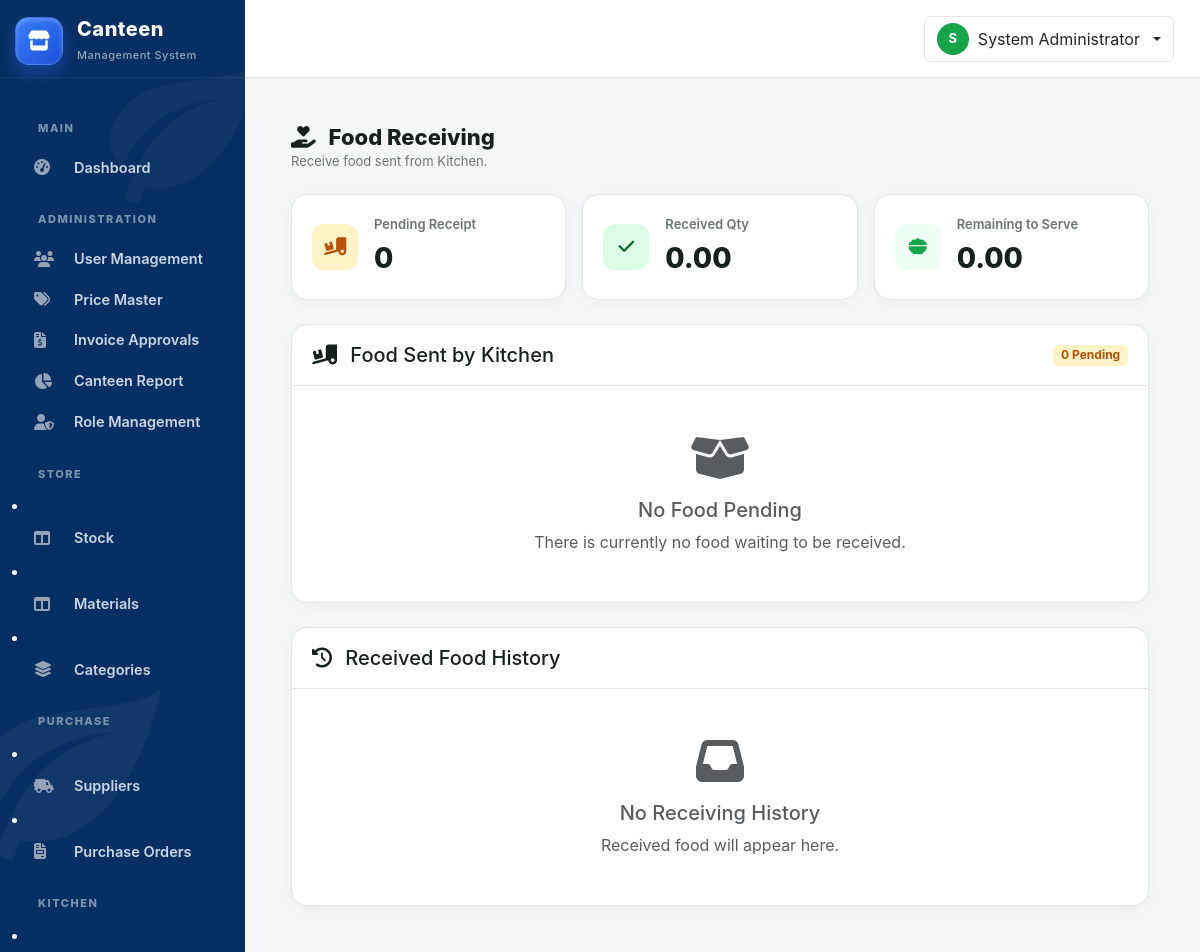
Before: /canteen/food_receiving.php (signed in) with the older database file.
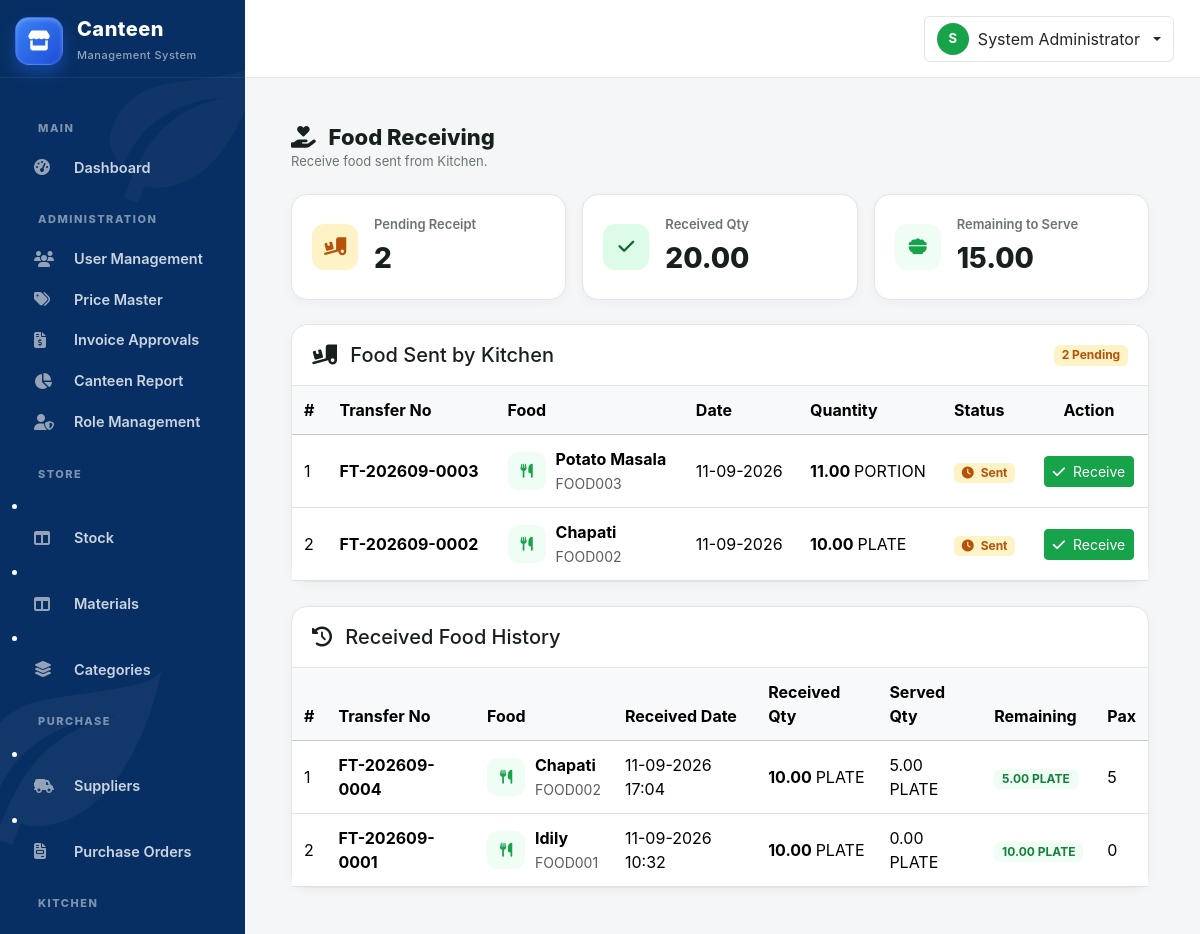
After: the same page with the newer database file.
### tables this page shows
CREATE TABLE `food_transfers` (
  `id` int(10) UNSIGNED NOT NULL,
  `transfer_no` varchar(60) NOT NULL,
  `preparation_id` int(10) UNSIGNED NOT NULL,
  `food_id` int(10) UNSIGNED NOT NULL,
  `quantity` decimal(12,2) NOT NULL DEFAULT 0.00,
  `transfer_date` date NOT NULL,
  `sent_by` int(10) UNSIGNED NOT NULL,
  `received_by` int(10) UNSIGNED DEFAULT NULL,
  `status` enum('Sent','Received') NOT NULL DEFAULT 'Sent',
  `sent_at` datetime NOT NULL DEFAULT current_timestamp(),
  `received_at` datetime DEFAULT NULL,
  `remarks` varchar(255) DEFAULT NULL
);

CREATE TABLE `food_items` (
  `id` int(10) UNSIGNED NOT NULL,
  `food_code` varchar(50) NOT NULL,
  `food_name` varchar(150) NOT NULL,
  `unit` varchar(50) NOT NULL DEFAULT 'PLATE',
  `status` enum('Enable','Disabled') NOT NULL DEFAULT 'Enable',
  `created_at` datetime NOT NULL DEFAULT current_timestamp()
);

CREATE TABLE `canteen_food_serving` (
  `id` int(10) UNSIGNED NOT NULL,
  `transfer_id` int(10) UNSIGNED NOT NULL,
  `food_id` int(10) UNSIGNED NOT NULL,
  `serving_date` date NOT NULL,
  `received_qty` decimal(12,2) NOT NULL DEFAULT 0.00,
  `served_qty` decimal(12,2) NOT NULL DEFAULT 0.00,
  `remaining_qty` decimal(12,2) NOT NULL DEFAULT 0.00,
  `pax` int(10) UNSIGNED NOT NULL DEFAULT 0,
  `recorded_by` int(10) UNSIGNED NOT NULL,
  `created_at` datetime NOT NULL DEFAULT current_timestamp(),
  `status` varchar(20) NOT NULL DEFAULT 'Serving'
);

### includes/functions.php (called while the page is built, shortened)
<?php
function e(?string $value): string {
    return htmlspecialchars($value ?? '', ENT_QUOTES, 'UTF-8');
}

### canteen/food_receiving.php (the view, shortened to what the rows shown need)
<?php
require_once __DIR__ . '/../config/database.php';
require_once __DIR__ . '/../includes/functions.php';
$stmt = $con->query("
    SELECT
        ft.id,
        ft.transfer_no,
        ft.preparation_id,
        ft.food_id,
        ft.quantity,
        ft.transfer_date,
        ft.status,
        ft.sent_at,
        ft.received_at,
        fi.food_code,
        fi.food_name,
        fi.unit
    FROM food_transfers ft
    INNER JOIN food_items fi
        ON fi.id = ft.food_id
    WHERE ft.status = 'Sent'
    ORDER BY
        ft.transfer_date DESC,
        ft.id DESC
");
$pendingTransfers = $stmt->fetchAll(PDO::FETCH_ASSOC);
$stmt = $con->query("
    SELECT
        ft.id,
        ft.transfer_no,
        ft.quantity,
        ft.transfer_date,
        ft.received_at,
        fi.food_code,
        fi.food_name,
        fi.unit,
        cfs.received_qty,
        cfs.served_qty,
        cfs.remaining_qty,
        cfs.pax
    FROM food_transfers ft
    INNER JOIN food_items fi
        ON fi.id = ft.food_id
    INNER JOIN canteen_food_serving cfs
        ON cfs.transfer_id = ft.id
    WHERE ft.status = 'Received'
    ORDER BY
        ft.received_at DESC,
        ft.id DESC
    LIMIT 100
");
$receivedTransfers = $stmt->fetchAll(PDO::FETCH_ASSOC);
require_once __DIR__ . '/../includes/header.php';
?>
<div class="main-content">
<div class="page-body">
    <div class="content-card mb-4">
        <div class="content-card-body p-0">
            <?php if (empty($pendingTransfers)): ?>
                <div class="text-center py-5 text-muted">
                    <i
                        class="fa-solid fa-box-open fa-3x mb-3"
                    ></i>
                    <h5>
                        No Food Pending
                    </h5>
                    <p class="mb-0">
                        There is currently no food waiting to be received.
                    </p>
                </div>
            <?php else: ?>
                <div class="table-responsive">
                    <table class="table table-hover align-middle mb-0">
                        <thead class="table-light">
                            <tr>
                                <th>#</th>
                                <th>
                                    Transfer No
                                </th>
                                <th>
                                    Food
                                </th>
                                <th>
                                    Date
                                </th>
                                <th>
                                    Quantity
                                </th>
                                <th>
                                    Status
                                </th>
                                <th class="text-center">
                                    Action
                                </th>
                            </tr>
                        </thead>
                        <tbody>
                            <?php foreach ($pendingTransfers as $index => $row): ?>
                                <tr>
                                    <td>
                                        <?= $index + 1 ?>
                                    </td>
                                    <td>
                                        <strong>
                                            <?= e($row['transfer_no']) ?>
                                        </strong>
                                    </td>
                                    <td>
                                        <div class="food-cell">
                                            <span class="food-icon">
                                                <i class="fa-solid fa-utensils"></i>
                                            </span>
                                            <div>
                                                <strong>
                                                    <?= e($row['food_name']) ?>
                                                </strong>
                                                <br>
                                                <small class="text-muted">
                                                    <?= e($row['food_code']) ?>
                                                </small>
                                            </div>
                                        </div>
                                    </td>
                                    <td>
                                        <?= date(
                                            'd-m-Y',
                                            strtotime($row['transfer_date'])
                                        ) ?>
                                    </td>
                                    <td>
                                        <strong>
                                            <?= number_format(
                                                (float)$row['quantity'],
                                                2
                                            ) ?>
                                        </strong>
                                        <?= e($row['unit']) ?>
                                    </td>
                                    <td>
                                        <span class="badge badge-pending">
                                            <i class="fa-solid fa-clock me-1"></i>
                                            Sent
                                        </span>
                                    </td>
                                    <td class="text-center">
                                        <form
                                            method="POST"
                                            onsubmit="return confirm('Are you sure you want to receive this food?');"
                                            class="d-inline"
                                        >
                                            <button
                                                type="submit"
                                                name="receive_food"
                                                class="btn btn-primary btn-sm"
                                            >
                                                <i class="fa-solid fa-check me-1"></i>
                                                Receive
                                            </button>
                                        </form>
                                    </td>
                                </tr>
                            <?php endforeach; ?>
                        </tbody>
                    </table>
                </div>
            <?php endif; ?>
        </div>
    </div>
    <div class="content-card">
        <div class="content-card-body p-0">
            <?php if (empty($receivedTransfers)): ?>
                <div class="text-center py-5 text-muted">
                    <i
                        class="fa-solid fa-inbox fa-3x mb-3"
                    ></i>
                    <h5>
                        No Receiving History
                    </h5>
                    <p class="mb-0">
                        Received food will appear here.
                    </p>
                </div>
            <?php else: ?>
                <div class="table-responsive">
                    <table class="table table-hover align-middle mb-0">
                        <thead class="table-light">
                            <tr>
                                <th>#</th>
                                <th>
                                    Transfer No
                                </th>
                                <th>
                                    Food
                                </th>
                                <th>
                                    Received Date
                                </th>
                                <th>
                                    Received Qty
                                </th>
                                <th>
                                    Served Qty
                                </th>
                                <th>
                                    Remaining
                                </th>
                                <th>
                                    Pax
                                </th>
                            </tr>
                        </thead>
                        <tbody>
                            <?php foreach ($receivedTransfers as $index => $row): ?>
                                <tr>
                                    <td>
                                        <?= $index + 1 ?>
                                    </td>
                                    <td>
                                        <strong>
                                            <?= e($row['transfer_no']) ?>
                                        </strong>
                                    </td>
                                    <td>
                                        <div class="food-cell">
                                            <span class="food-icon">
                                                <i class="fa-solid fa-utensils"></i>
                                            </span>
                                            <div>
                                                <strong>
                                                    <?= e($row['food_name']) ?>
                                                </strong>
                                                <br>
                                                <small class="text-muted">
                                                    <?= e($row['food_code']) ?>
                                                </small>
                                            </div>
                                        </div>
                                    </td>
                                    <td>
                                        <?php if (!empty($row['received_at'])): ?>
                                            <?= date(
                                                'd-m-Y H:i',
                                                strtotime($row['received_at'])
                                            ) ?>
                                        <?php else: ?>
                                            -
                                        <?php endif; ?>
                                    </td>
                                    <td>
                                        <strong>
                                            <?= number_format(
                                                (float)$row['received_qty'],
                                                2
                                            ) ?>
                                        </strong>
                                        <?= e($row['unit']) ?>
                                    </td>
                                    <td>
                                        <?= number_format(
                                            (float)$row['served_qty'],
                                            2
                                        ) ?>
                                        <?= e($row['unit']) ?>
                                    </td>
                                    <td>
                                        <?php
                                        $remainingQty =
                                            (float)$row['remaining_qty'];
                                        ?>
                                        <span
                                            class="badge remaining-pill<?= $remainingQty <= 0 ? ' is-zero' : '' ?>"
                                        >
                                            <?= number_format(
                                                $remainingQty,
                                                2
                                            ) ?>
                                            <?= e($row['unit']) ?>
                                        </span>
                                    </td>
                                    <td>
                                        <?= (int)$row['pax'] ?>
                                    </td>
                                </tr>
                            <?php endforeach; ?>
                        </tbody>
                    </table>
                </div>
            <?php endif; ?>
        </div>
    </div>
</div>
</div>
<?php
require_once __DIR__ . '/../includes/footer.php';
?>

Changed rows visible on the page:
added food_transfers: transfer_no "FT-202609-0003", food.food_name "Potato Masala", food.food_code "FOOD003", transfer_date "11-09-2026", quantity "11.00", food.unit "PORTION"
added food_transfers: transfer_no "FT-202609-0002", food.food_name "Chapati", food.food_code "FOOD002", transfer_date "11-09-2026", quantity "10.00", food.unit "PLATE"
added canteen_food_serving: transfer.transfer_no "FT-202609-0004", food.food_name "Chapati", food.food_code "FOOD002", transfer.received_at "11-09-2026 17:04", received_qty "10.00", food.unit "PLATE", served_qty "5.00", remaining_qty "5.00", pax "5"
added canteen_food_serving: transfer.transfer_no "FT-202609-0001", food.food_name "Idily", food.food_code "FOOD001", transfer.received_at "11-09-2026 10:32", received_qty "10.00", food.unit "PLATE", served_qty "0.00", remaining_qty "10.00", pax "0"
Other visible differences:
count($pendingTransfers): "0" → "2"
$receivedQtyTotal: "0.00" → "20.00"
$remainingQtyTotal: "0.00" → "15.00"
text no longer shown: "No Food Pending There is currently no food waiting to be received. No Receiving History Received food will appear here."
text now shown: "# Transfer No Food Date Quantity Status Action # Transfer No Food Received Date Received Qty Served Qty Remaining Pax"
